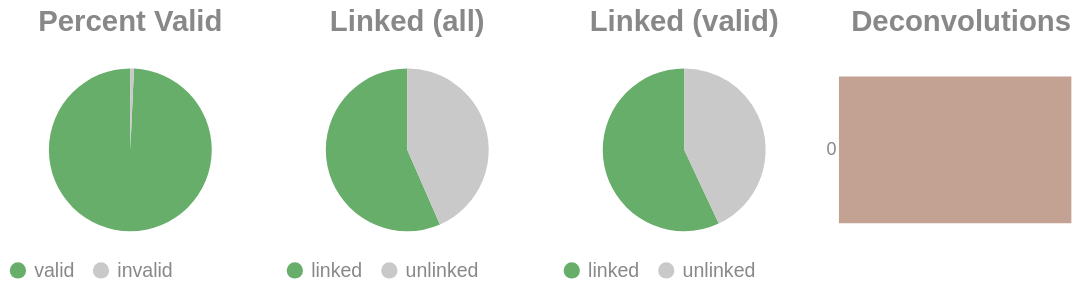

The notebook cell this image was saved under:
### Code cell
if SKIPLR:
    pass
else:
    clash = Counter()
    for i in valids['molecule'].to_list():
        _mol = i.split("-")
        if len(_mol) == 1:
            clash.update('0')
        else:
            clash.update(_mol[-1])

    _d = {"deconvolutions": [], 'count': []}
    for k,v in clash.items():
        _d['deconvolutions'].append(k)
        _d['count'].append(v)

    tot_valid = valids['reads'].sum()
    mask = valids['reads'] >= 2
    n_linked_reads = valids.filter(mask)['reads'].sum()
    if n_linked_reads == 0:
        print_html("No linked molecules (>=2 reads) were detected; skipping linked-only distributions.")
        SKIPLR = True
    else:
        perc_valid = round(tot_valid / n_reads, 4)
        linked_perc_abs = round(n_linked_reads / n_reads, 4)
        linked_perc = round(n_linked_reads / tot_valid, 4)

    _valid = pl.DataFrame({"valids": ['valid', 'invalid'], "count": [tot_valid, n_reads - tot_valid]})
    _linked_abs = pl.DataFrame({"linked (absolute)": ['linked', 'unlinked'], "count": [n_linked_reads, n_reads - n_linked_reads]})
    _linked_rel = pl.DataFrame({"linked (valids)": ['linked', 'unlinked'], "count": [n_linked_reads, tot_valid - n_linked_reads]})

    (
        alt.hconcat(
            piechart(_valid, goodval = 'valid', title = "Percent Valid"),
            piechart(_linked_abs, goodval = "linked", title =  "Linked (all)"),
            piechart(_linked_rel, goodval = "linked", title =  "Linked (valid)"),
            convolutionbar(pl.DataFrame(_d), title = "Deconvolutions"),
            center = True,
            bounds = 'flush'
        )
        .resolve_scale(color='independent')
        .resolve_legend('independent')
        .properties(usermeta={'embedOptions': {"actions": False}})
    ).display()

### Figure 1 — Vega-Lite specification as saved in the notebook (floating-point values rounded to 4 significant figures)
{"width": "container", "height": 400, "config": {"title": {"anchor": "start", "dy": -15, "fontSize": 18, "color": "#888888", "subtitleColor": "#888888", "subtitleFontSize": 14}, "arc": {"fill": "#0072B2"}, "axis": {"domainColor": "#888888", "domainWidth": 0.5, "gridWidth": 0.2, "grid": false, "titleFontWeight": 400, "titleFontSize": 15, "labelFontSize": 11, "labelColor": "#888888", "tickColor": "#888888", "tickWidth": 0.2, "titleColor": "#888888"}, "axisBand": {"grid": false}, "axisX": {"grid": true, "tickSize": 10, "domainCap": "round"}, "axisY": {"domain": false, "grid": true, "tickSize": 0, "domainCap": "round"}, "background": "transparent", "header": {"labelFontSize": 15, "labelColor": "#888888", "titleFontSize": 15, "titleFontWeight": 600, "titleColor": "#888888"}, "legend": {"labelFont": "sans-serif", "labelFontSize": 12, "labelColor": "#888888", "symbolSize": 100, "symbolType": "circle", "titleFontSize": 12, "titlePadding": 10, "titleColor": "#888888", "title": null}, "range": {"category": ["#E69F00", "#56B4E9", "#009E73", "#F0E442", "#0072B2", "#D55E00", "#CC79A7", "#000000"], "diverging": ["#cfe8f3", "#a2d4ec", "#73bfe2", "#46abdb", "#1696d2", "#12719e"]}, "area": {"fill": "#0072B2", "fillOpacity": 0.7, "line": true, "strokeOpacity": 0.7}, "line": {"color": "#0072B2", "stroke": "#0072B2", "strokeWidth": 2}, "trail": {"color": "#0072B2", "stroke": "#0072B2", "strokeWidth": 0, "size": 1}, "point": {"filled": true, "fillOpacity": 1.0, "size": 95}, "text": {"color": "#888888", "fontSize": 11, "align": "right", "fontWeight": 400, "size": 11}, "bar": {"fill": "#0072B2", "stroke": null}, "view": {"stroke": null, "continuousWidth": 660, "continuousHeight": 400}}, "hconcat": [{"data": {"name": "data-cefdb7702f259b4fa1fe5f3becc7d2d2"}, "mark": {"type": "arc"}, "encoding": {"color": {"field": "valids", "legend": {"orient": "bottom", "title": null}, "scale": {"domain": ["valid", "invalid"], "range": ["#68ae6b", "#C9C9C9"]}, "title": "Valids", "type": "nominal"}, "theta": {"field": "count", "type": "quantitative"}, "tooltip": [{"field": "valids", "title": "Valids", "type": "ordinal"}, {"field": "percent", "format": ".2%", "title": "Percent", "type": "quantitative"}, {"field": "count", "title": "Count", "type": "quantitative"}]}, "height": 100, "title": {"text": "Percent Valid", "align": "center", "anchor": "middle"}, "transform": [{"calculate": "datum.count / 9304440", "as": "percent"}], "width": 150}, {"data": {"name": "data-f1af44b02bf64e00bfb17c926f033fb0"}, "mark": {"type": "arc"}, "encoding": {"color": {"field": "linked (absolute)", "legend": {"orient": "bottom", "title": null}, "scale": {"domain": ["linked", "unlinked"], "range": ["#68ae6b", "#C9C9C9"]}, "title": "Linked (Absolute)", "type": "nominal"}, "theta": {"field": "count", "type": "quantitative"}, "tooltip": [{"field": "linked (absolute)", "title": "Linked (Absolute)", "type": "ordinal"}, {"field": "percent", "format": ".2%", "title": "Percent", "type": "quantitative"}, {"field": "count", "title": "Count", "type": "quantitative"}]}, "height": 100, "title": {"text": "Linked (all)", "align": "center", "anchor": "middle"}, "transform": [{"calculate": "datum.count / 9304440", "as": "percent"}], "width": 150}, {"data": {"name": "data-24e637170a5c35a15c20fd49ae2ab801"}, "mark": {"type": "arc"}, "encoding": {"color": {"field": "linked (valids)", "legend": {"orient": "bottom", "title": null}, "scale": {"domain": ["linked", "unlinked"], "range": ["#68ae6b", "#C9C9C9"]}, "title": "Linked (Valids)", "type": "nominal"}, "theta": {"field": "count", "type": "quantitative"}, "tooltip": [{"field": "linked (valids)", "title": "Linked (Valids)", "type": "ordinal"}, {"field": "percent", "format": ".2%", "title": "Percent", "type": "quantitative"}, {"field": "count", "title": "Count", "type": "quantitative"}]}, "height": 100, "title": {"text": "Linked (valid)", "align": "center", "anchor": "middle"}, "transform": [{"calculate": "datum.count / 9237943", "as": "percent"}], "width": 150}, {"data": {"name": "data-56e6b809def48ed9dd4a1fcdb19116f2"}, "mark": {"type": "bar"}, "encoding": {"color": {"field": "deconvolutions", "legend": null, "scale": {"scheme": "lightgreyred"}, "type": "nominal"}, "tooltip": [{"field": "deconvolutions", "title": "Deconvolutions", "type": "ordinal"}, {"field": "percent", "format": ".2%", "title": "Percent", "type": "quantitative"}, {"field": "count", "title": "Count", "type": "quantitative"}], "x": {"axis": null, "field": "count", "type": "quantitative"}, "y": {"field": "deconvolutions", "sort": "ascending", "title": null, "type": "nominal"}}, "height": 100, "title": {"text": "Deconvolutions", "align": "center", "anchor": "middle"}, "transform": [{"calculate": "datum.count / 5707167", "as": "percent"}], "width": 150}], "bounds": "flush", "center": true, "resolve": {"legend": {"angle": "independent"}, "scale": {"color": "independent"}}, "usermeta": {"embedOptions": {"actions": false}}, "$schema": "https://vega.github.io/schema/vega-lite/v6.1.0.json", "datasets": {"data-cefdb7702f259b4fa1fe5f3becc7d2d2": [{"valids": "valid", "count": 9237943}, {"valids": "invalid", "count": 66497}], "data-f1af44b02bf64e00bfb17c926f033fb0": [{"linked (absolute)": "linked", "count": 5263841}, {"linked (absolute)": "unlinked", "count": 4040599}], "data-24e637170a5c35a15c20fd49ae2ab801": [{"linked (valids)": "linked", "count": 5263841}, {"linked (valids)": "unlinked", "count": 3974102}], "data-56e6b809def48ed9dd4a1fcdb19116f2": [{"deconvolutions": "0", "count": 5707167}]}}
